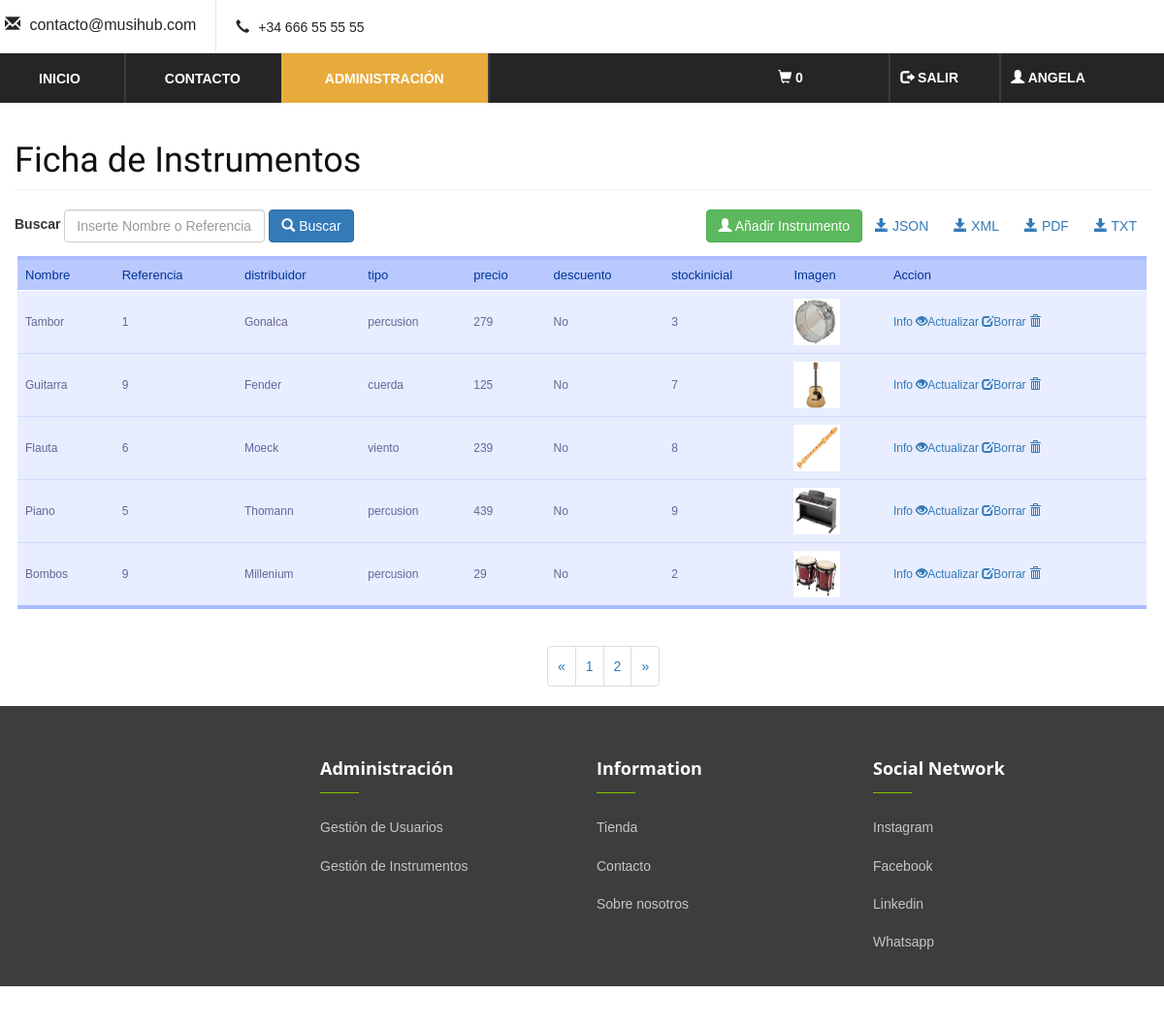
The app's page /admin/vistas_instrumentos/listado.php (signed in), older data.
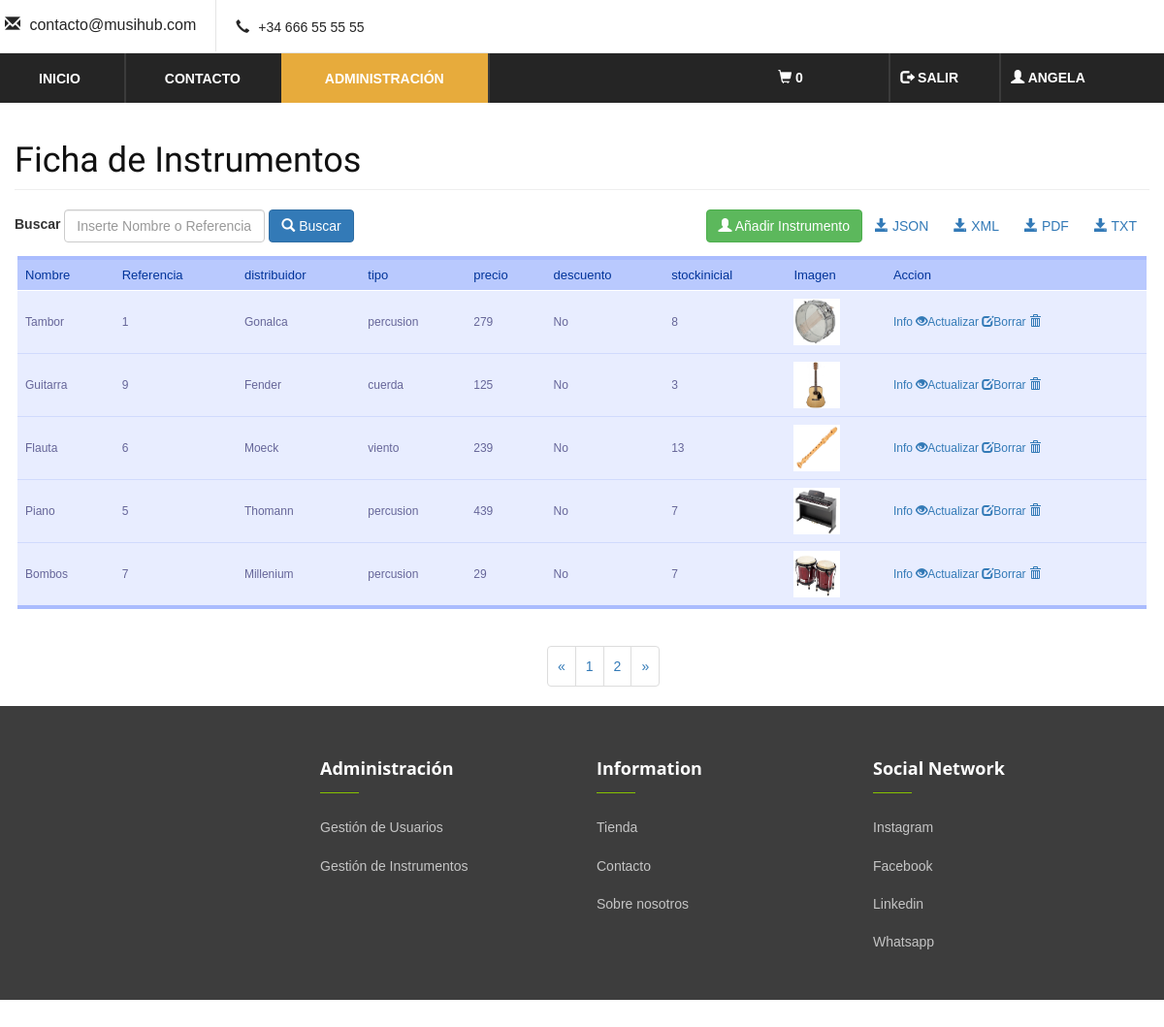
The same page, newer data.
### tables this page shows
CREATE TABLE `instrumentos` (
  `id` int(11) NOT NULL,
  `nombre` text NOT NULL,
  `referencia` text NOT NULL,
  `distribuidor` text NOT NULL,
  `tipo` text NOT NULL,
  `precio` text NOT NULL,
  `descuento` text NOT NULL,
  `stockinicial` text NOT NULL,
  `imagen` text NOT NULL
);

### controladores/ControladorBD.php (called while the page is built, shortened)
<?php
class ControladorBD{
    private $servername = "localhost";
    private $username = "root";
    private $password = "";
    private $dbname = "music";
    private $server ="mysql";
    private $bd;
    static private $instancia=null;
    public static function getControlador() {
        if (self::$instancia == null) {
            self::$instancia = new ControladorBD();
        }
        return self::$instancia;
    }
    public function abrirBD(){
        try{
            $this->bd = new PDO($this->server.":host=$this->servername;dbname=$this->dbname", $this->username, $this->password);
            $this->bd->setAttribute(PDO::ATTR_ERRMODE, PDO::ERRMODE_EXCEPTION);
        } catch (PDOException $e) {
            die("conexión fallida " . $e->getMessage());
        }
    }
    public function cerrarBD() {
        $this->bd=null;
    }
    public function consultarBD($consulta, $parametros=null){
        if($parametros!=null)
            return $this->consultarBDParametros($consulta,$parametros);
        else
            return $this->consultarBDDirecta($consulta);
    }
    private function consultarBDParametros($consulta, $parametros) {
        $this->st = $this->bd->prepare($consulta);
        $this->st->execute($parametros);
        return $this->st;
    }
}
?>

### controladores/Paginador.php (called while the page is built, shortened)
<?php
require_once CONTROLLER_PATH . "ControladorBD.php";
class Paginador {
    private $limite = 5;
    private $consulta;
    private $parametros;
    private $total;
    private $bd;
    public function __construct($consulta, $parametros, $limite) {
        $this->limite = $limite;
        $this->consulta = $consulta;
        $this->parametros = $parametros;
        $this->bd = ControladorBD::getControlador();
        $this->bd->abrirBD();
        $this->res = $this->bd->consultarBD($consulta, $parametros);
        $this->filas=$this->res->fetchAll(PDO::FETCH_OBJ);
        $this->total = count($this->filas);
        $this->bd->cerrarBD();
    }
    public function getDatos($p) {
        $this->pagina = $p;
        $inicio = ( $this->pagina - 1 ) * $this->limite;
        $result = new stdclass();
        $result->pagina = $this->pagina;
        $result->limite = $this->limite;
        $result->total = $this->total;
        $result->datos = Array();
        if($inicio>=0){
            $consultar = $this->consulta . ' limit ' . $inicio . ',' . $this->limite;
            $this->bd->abrirBD();
            $this->res = $this->bd->consultarBD($consultar,$this->parametros);
            $respuesta = $this->res->fetchAll(PDO::FETCH_OBJ);
            foreach ($respuesta as $dato) {
                $result->datos[] = $dato;
            }
            $this->bd->cerrarBD();
        }
        return $result;
    }
}

### modelos/instrumento.php (called while the page is built, shortened)
<?php
class instrumento {
    private $id;
    private $nombre;
    private $referencia;
    private $distribuidor;
    private $tipo;
    private $precio;
    private $descuento;
    private $stockinicial;
    private $imagen;
    public function __construct($id, $nombre, $referencia, $distribuidor, $tipo, $precio, $descuento, $stockinicial, $imagen) {
        $this->id = $id;
        $this->nombre = $nombre;
        $this->referencia = $referencia;
        $this->distribuidor = $distribuidor;
        $this->tipo = $tipo;
        $this->precio = $precio;
        $this->descuento = $descuento;
        $this->stockinicial = $stockinicial;
        $this->imagen = $imagen;
    }
    function getid() {
        return $this->id;
    }
    function getnombre() {
        return $this->nombre;
    }
    function getreferencia() {
        return $this->referencia;
    }
    function getdistribuidor() {
        return $this->distribuidor;
    }
    function gettipo() {
        return $this->tipo;
    }
    function getprecio() {
        return $this->precio;
    }
    function getdescuento() {
        return $this->descuento;
    }
    function getstockinicial() {
        return $this->stockinicial;
    }
    function getimagen() {
        return $this->imagen;
    }
}
?>

### utilidades/funciones.php (called while the page is built, shortened)
<?php
function encode($str){
    return urlencode(base64_encode($str));
}
	?>

### admin/vistas_instrumentos/listado.php (the view, shortened to what the changed rows need)
<?php
require_once "../../cabecera.php";
if(isset($_SESSION['USUARIO']['email'])){
    if($_SESSION['administrador'] == "si"){
?>
<!DOCTYPE html>
<html lang="es">
<head>
</head>
<body>
    <?php
    require_once CONTROLLER_PATH . "ControladorInstrumento.php";
    require_once CONTROLLER_PATH . "Paginador.php";
    require_once UTILITY_PATH . "funciones.php";
    ?>
    <div class="container-fluid">
        <div class="row">
            <div class="col-md-12">
                <div class="page-header clearfix">
                    <h2 class="pull-left">Ficha de Instrumentos</h2>
                </div>
                </div>
                <?php
                if (!isset($_POST["instrumento"])) {
                    $referencia = "";
                    $nombre = "";
                } else {
                    $referencia = filtrado($_POST["instrumento"]);
                    $nombre = filtrado($_POST["instrumento"]);
                }
                $pagina = (isset($_GET['page'])) ? $_GET['page'] : 1;
                $consulta = "SELECT * FROM instrumentos WHERE referencia LIKE :referencia OR nombre LIKE :nombre";
                $parametros = array(':referencia' => "%" . $referencia . "%", ':referencia' => "%" . $referencia . "%", ':nombre' => "%" . $nombre . "%");
                $limite = 5;
                $paginador  = new Paginador($consulta, $parametros, $limite);
                $resultados = $paginador->getDatos($pagina);
                if (count($resultados->datos) > 0) {
                    echo "<table>";
                    echo "<thead>";
                    echo "<tr>";
                    echo "<th>Nombre</th>";
                    echo "<th>Referencia</th>";
                    echo "<th>distribuidor</th>";
                    echo "<th>tipo</th>";
                    echo "<th>precio</th>";
                    echo "<th>descuento</th>";
                    echo "<th>stockinicial</th>";
                    echo "<th>Imagen</th>";
                    echo "<th>Accion</th>";
                    echo "</tr>";
                    echo "</thead>";
                    echo "<tbody>";
                    foreach ($resultados->datos as $a) {
                        $instrumento = new instrumento($a->id, $a->nombre, $a->referencia, $a->distribuidor, $a->tipo, $a->precio, $a->descuento, $a->stockinicial, $a->imagen);
                        echo "<tr>";
                        echo "<td>" . $instrumento->getnombre() . "</td>";
                        echo "<td>" . $instrumento->getreferencia() . "</td>";
                        echo "<td>" . $instrumento->getdistribuidor() . "</td>";
                        echo "<td>" . $instrumento->gettipo() . "</td>";
                        echo "<td>" . $instrumento->getprecio() . "</td>";
                        echo "<td>" . $instrumento->getdescuento() . "</td>";
                        echo "<td>" . $instrumento->getstockinicial() . "</td>";
                        echo "<td><img src='../../imagenes/fotos/" . $instrumento->getimagen() . "' width='48px' height='48px'></td>";
                        echo "<td>";
                        echo "<a class='letra' href='../vistas_instrumentos/read.php?id=" . encode($instrumento->getid()) . "' title='info' data-toggle='tooltip'>Info <span class='glyphicon glyphicon-eye-open'></span></a>";
                        echo "<a class='letra' href='../vistas_instrumentos/update.php?id=" . encode($instrumento->getid()) . "' title='Actualizar' data-toggle='tooltip'>Actualizar <span class='glyphicon glyphicon-edit'></span></a>";
                        echo "<a class='letra' href='../vistas_instrumentos/delete.php?id=" . encode($instrumento->getid()) . "' title='Borrar' data-toggle='tooltip'>Borrar <span class='glyphicon glyphicon-trash'></span></a>";
                        echo "</td>";
                        echo "</tr>";
                    }
                    echo "</tbody>";
                    echo "</table>";
                } else {
                    echo "<p class='lead'><em>No se ha encontrado datos de Instrumentos.</em></p>";
                }
                require_once VIEW_PATH . "../footer.php";
                ?>
                <br><br><br>
</body>
</html>
<?php
}else{
    header("location:/musihub/error403.php");
}
}else{
    header("location:/musihub/error403.php");
}
?>

Row changes from the older to the newer data that the page shows:
changed instrumentos "Tambor": stockinicial "3" → "8"
changed instrumentos "Guitarra": stockinicial "7" → "3"
changed instrumentos "Flauta": stockinicial "8" → "13"
changed instrumentos "Piano": stockinicial "9" → "7"
changed instrumentos "Bombos": referencia "9" → "7"; stockinicial "2" → "7"
